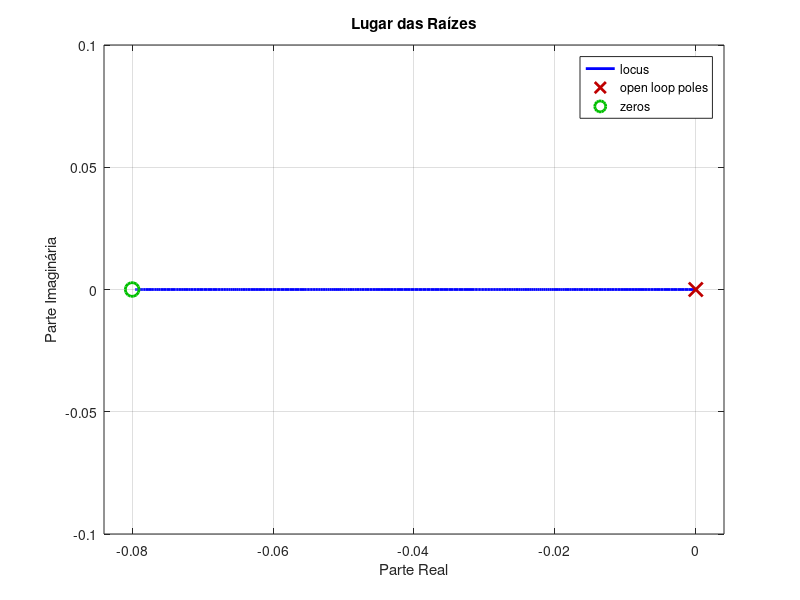

MATLAB code for this plot:

k = 1.38;
tau = 0.0842;

kp = 1/k; % para erro em regime permanente nulo, kp = 1/k (não sei o porquê)
kt = 0.0159;
ka = k/kt;

% calculo de ki para criticamente amortecido
ki_crit = 1/(4*k*tau); % criticamente amortecido


% calculo de ki para subamortecido com overshoot de 5%
overshoot = 0.05;
zeta = abs(log(overshoot))/(sqrt(pi^2+(log(overshoot)^2)));
wn = 1/(2*tau*zeta);

ki_sub = (wn^2*tau)/(ka*kt);
ts_ki = 4/(zeta*wn); % tempo de acomodação malha fechada
ts_kp = 4*tau; % tempo de acomodação para primeira ordem malha aberta

z = (1/tau) + 5; % selecionando z mais à esquerda que 1/tau por 5 unidades
Ti = 1/z;

wn_ti = sqrt((k*kp)/(tau*Ti));
zeta_ti = ((1+k*kp)/(2*tau)) * (sqrt((tau*Ti)/(k*kp)));

ts_ti = 4/(wn_ti*zeta_ti);

% Plotando root locus
numerador = [12.5 1];     
denominador = [12.5 0]; 
G = tf(numerador, denominador);
rlocus(G);
title('Lugar das Raízes');
xlabel('Parte Real');
ylabel('Parte Imaginária');
